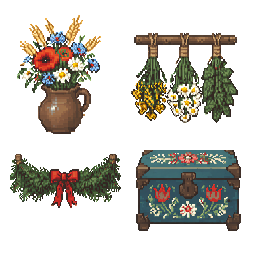
#> input picture tools/house/decor/src/grid_flowers_herbs_spruce_chest_s2803.png, 256 x 256 px
$ python closeup.py ../house/decor/src/grid_flowers_herbs_spruce_chest_s2803.png ../house/decor/src/grid_pelt_antlers_wreath_sheaf_s2801.png 3
#> lines starting #> are read from the running program, lines starting #| are printed output that depends on the picture
# A close-up of a screenshot, whole pixels bigger (the pixel art stays sharp): python tools/homelife/closeup.py <in.png> <out.png> [scale]
import sys
from PIL import Image

src, out = sys.argv[1], sys.argv[2]
scale = int(sys.argv[3]) if len(sys.argv) > 3 else 2
im = Image.open(src).convert("RGB")
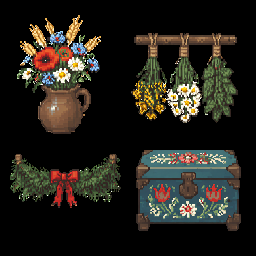
#> im: PIL image 256x256 RGB; mean R, G, B 36, 33.3, 26.5
im.resize((im.width * scale, im.height * scale), Image.NEAREST).save(out)
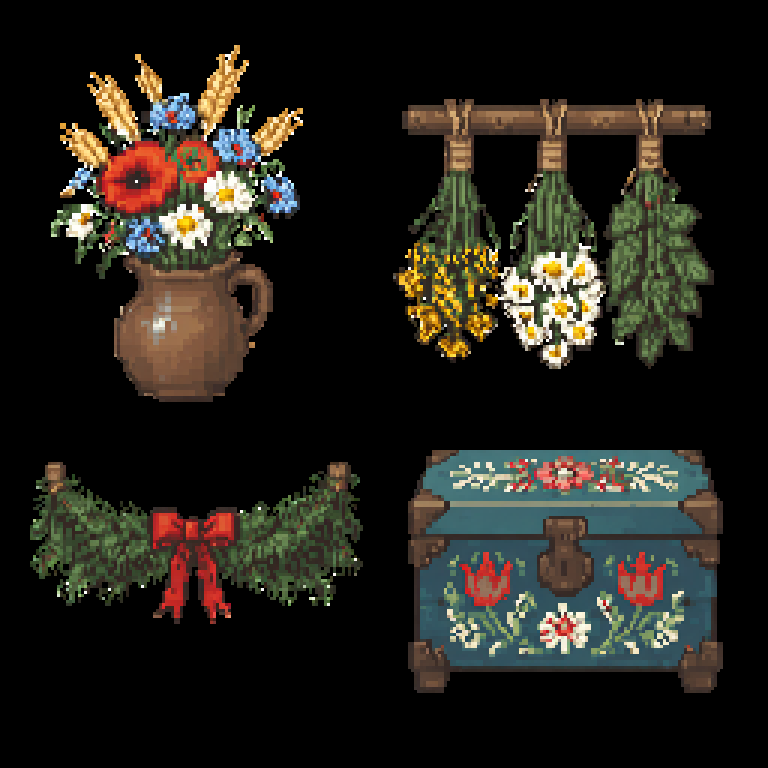
#> saved as grid_pelt_antlers_wreath_sheaf_s2801.png: PIL image 768x768 RGB; mean R, G, B 36, 33.3, 26.5
print("wrote", out, im.width * scale, "x", im.height * scale)
#| wrote ../house/decor/src/grid_pelt_antlers_wreath_sheaf_s2801.png 768 x 768

$ run again, on tools/house/decor/src/grid_pumpkins_easter_apples_willow_s2802.png
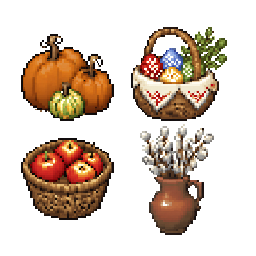
#> input picture tools/house/decor/src/grid_pumpkins_easter_apples_willow_s2802.png, 256 x 256 px
#> `im = Image.open(src).convert("RGB")`:
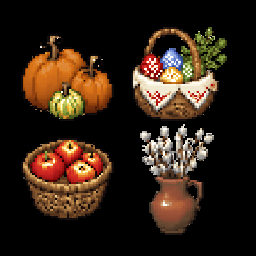
#> im: PIL image 256x256 RGB; mean R, G, B 48.6, 33.4, 21.4
#> `im.resize((im.width * scale, im.height * scale), Image.NEAREST).save(o..`:
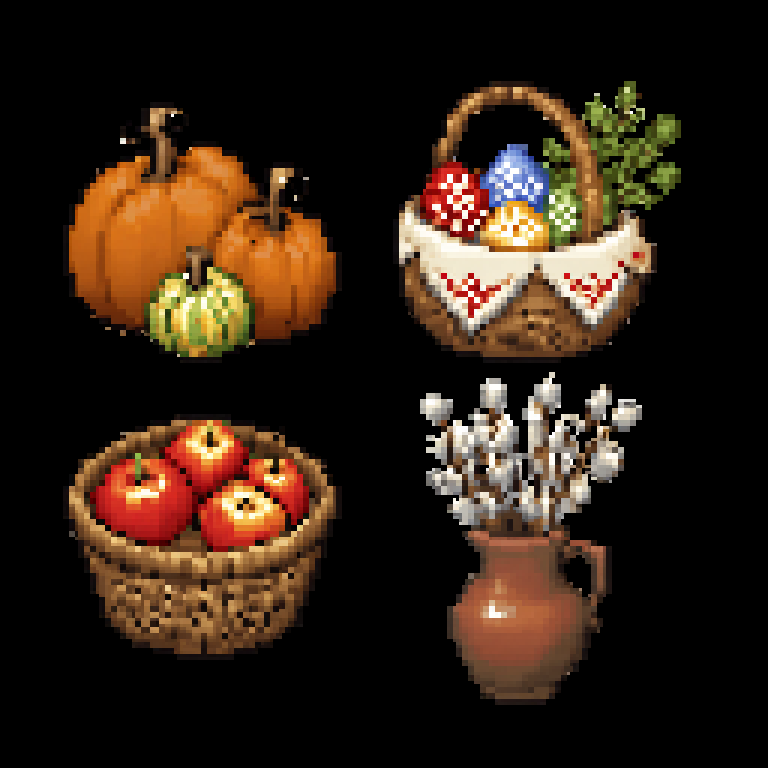
#> saved as grid_pumpkins_easter_apples_willow_s2802.png: PIL image 768x768 RGB; mean R, G, B 48.6, 33.4, 21.4
#| wrote ../house/decor/src/grid_pumpkins_easter_apples_willow_s2802.png 768 x 768

$ run again, on tools/house/decor/src/grid_tankard_tusk_dice_oplatek_s2804.png
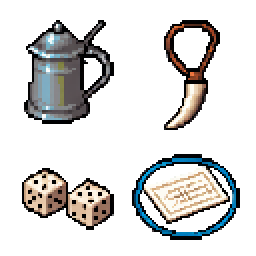
#> input picture tools/house/decor/src/grid_tankard_tusk_dice_oplatek_s2804.png, 128 x 128 px (shown 2 times larger)
#> `im = Image.open(src).convert("RGB")`:
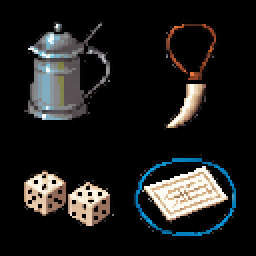
#> im: PIL image 128x128 RGB (shown 2 times larger); mean R, G, B 29.2, 28.7, 27.7
#> `im.resize((im.width * scale, im.height * scale), Image.NEAREST).save(o..`:
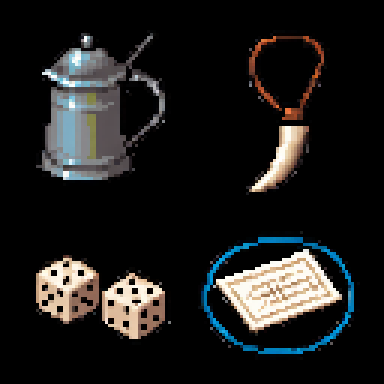
#> saved as grid_tankard_tusk_dice_oplatek_s2804.png: PIL image 384x384 RGB; mean R, G, B 29.2, 28.7, 27.7
#| wrote ../house/decor/src/grid_tankard_tusk_dice_oplatek_s2804.png 384 x 384
